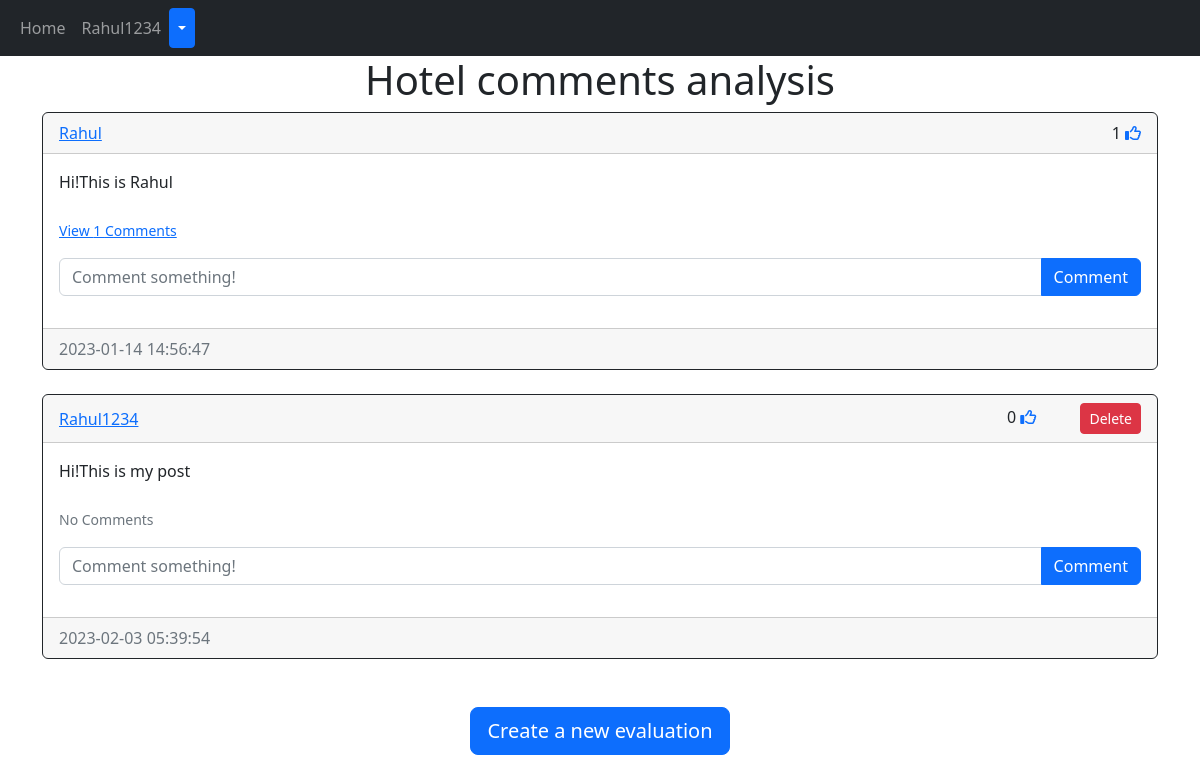
/home (signed in), run on the app's committed database.
### application/models.py (models this page shows)
class User(db.Model, UserMixin):
    id = db.Column(db.Integer,primary_key=True)
    email = db.Column(db.String(150),unique=True)
    username = db.Column(db.String(150),unique=True)
    password = db.Column(db.String(150))
    date_created = db.Column(db.DateTime(timezone=True),default=func.now())
    posts =  db.relationship("Post", backref="user",cascade="all, delete")
    comments =  db.relationship("Comment", backref="user",cascade="all, delete")
    likes =  db.relationship("Like", backref="user",cascade="all, delete")
    followers = db.relationship("Follower", foreign_keys=[Follower.user_id], backref="followed_user", lazy="dynamic")
    following = db.relationship("Follower", foreign_keys=[Follower.follower_id], backref="follower", lazy="dynamic")

class Post(db.Model):
    id = db.Column(db.Integer,primary_key=True)
    text =db.Column(db.Text,nullable=False)
    date_created = db.Column(db.DateTime(timezone=True),default=func.now())
    author = db.Column(db.Integer,db.ForeignKey('user.id'),nullable = False)
    comments =  db.relationship("Comment", backref="post",cascade="all, delete")
    likes =  db.relationship("Like", backref="post",cascade="all, delete")

### application/views.py (the view)
@views.route("/")
@views.route("/home")
@login_required
def home():
    following_ids = []
    for follower in current_user.following:
        following_ids.append(follower.user_id)
    following_posts = Post.query.filter(Post.author.in_(following_ids)).all()
    user_posts = current_user.posts
    posts = following_posts + user_posts
    return render_template("home.html", user=current_user, posts=posts)

### app.py (called while the page is built)
def create_app():
    app = Flask(__name__)
    app.config['SECRET_KEY'] = "perfetchworld"
    app.config['SQLALCHEMY_DATABASE_URI'] = "sqlite:///database.db"
    app.config['SQLALCHEMY_TRACK_MODIFICATIONS'] = False
    db.init_app(app)
    app.app_context().push()
    app.register_blueprint(views,url_prefix="/")
    app.register_blueprint(authentication,url_prefix="/")
    create_database(app)
    login_manager = LoginManager()
    login_manager.login_view = "authentication.log_in"
    login_manager.init_app(app)
    @login_manager.user_loader
    def load_user(id):
        return User.query.get(int(id))
    return app

### templates/home.html
{% extends "posts_div.html" %} {% block title %}Hotel comments analysis{% endblock %}

### templates/posts_div.html (shortened to what this page needs)
{% extends "nav.html" %} {% block title %}Hotel comments analysis{% endblock %} {% block content
%}
<h1 align="center">{% block header %}Hotel comments analysis{% endblock %}</h1>
<div id="posts">
  {% for post in posts %}
  <div class="card border-dark">
    <div class="card-header d-flex justify-content-between align-items-center">
      <a href="/posts/{{post.user.username}}">{{post.user.username}}</a>
      <div>
        {{post.likes|length}}
        <a href="/like-post/{{post.id}}"><i class="fa-regular fa-thumbs-up"></i></a>
        {% if user.id == post.author %}
        <div class="btn-group" style="margin-left: 40PX;">
          <a href="/delete-post/{{post.id}}"><button type="button" class="btn btn-sm btn-danger" > Delete</button></a>
        </div>
        {% endif %}
      </div>
    </div>
    <div class="card-body">
      <div class="card-text">{{post.text}}</div>
      <br />
      <p class="card-text">
        {% if post.comments|length > 0 %}
        <a data-bs-toggle="collapse" href="#comments-{{post.id}}" role="button">
          <small>View {{post.comments|length}} Comments</small>
        </a>
        {% else %}
        <small class="text-muted">No Comments</small>
        {% endif %}
      </p>
      <form class="input-group mb-3" method="POST" action="/create-comment/{{post.id}}">
        <input type="text" id="text" name="text" class="form-control" placeholder="Comment something!" />
        <button type="submit" class="btn btn-primary">Comment</button>
      </form>
    </div>
    <div class="card-footer text-muted">{{post.date_created}}</div>
  </div>
  <br />{% endfor %}
</div>
{% block footer %}
<div align="center">
  <br />
  <a href="/create-post"><button type="button" class="btn btn-primary btn-lg">
      Create a new evaluation
    </button></a>
</div>
{% endblock %} {% endblock %}

### templates/nav.html (shortened to what this page needs)
<!DOCTYPE html>
<html lang="en">
<head>
  <link href="https://cdn.jsdelivr.net/npm/bootstrap@5.2.3/dist/css/bootstrap.min.css" rel="stylesheet"
>
</head>
<body>
  <nav class="navbar navbar-expand-lg navbar-dark bg-dark">
    <div class="container-fluid">
      <div class="collapse navbar-collapse" id="navbar">
        <div class="navbar-nav">
          <a class="nav-item nav-link" href="/home">Home</a>
          {% if user.is_authenticated %}
          <a class="nav-item nav-link">{{user.username}}</a>
          <div class="btn-group">
            <button type="button" class="btn btn-sm btn-primary dropdown-toggle" data-bs-toggle="dropdown"></button>
          </div>
          {% else %}
          <a class="nav-item nav-link" href="/login">Login</a>
          <a class="nav-item nav-link" href="/sign-up">Sign Up</a>
          {% endif %}
        </div>
      </div>
    </div>
  </nav>
  <div class="container">{% block content %}{% endblock %}<div>
</body>
</html>

### data on the page
User: username "Rahul1234"
Post: user.username "Rahul", likes|length "1", text "Hi!This is Rahul", comments|length "1", date_created "2023-01-14 14:56:47"
Post: user.username "Rahul1234", likes|length "0", text "Hi!This is my post", shows "No Comments", date_created "2023-02-03 05:39:54"
